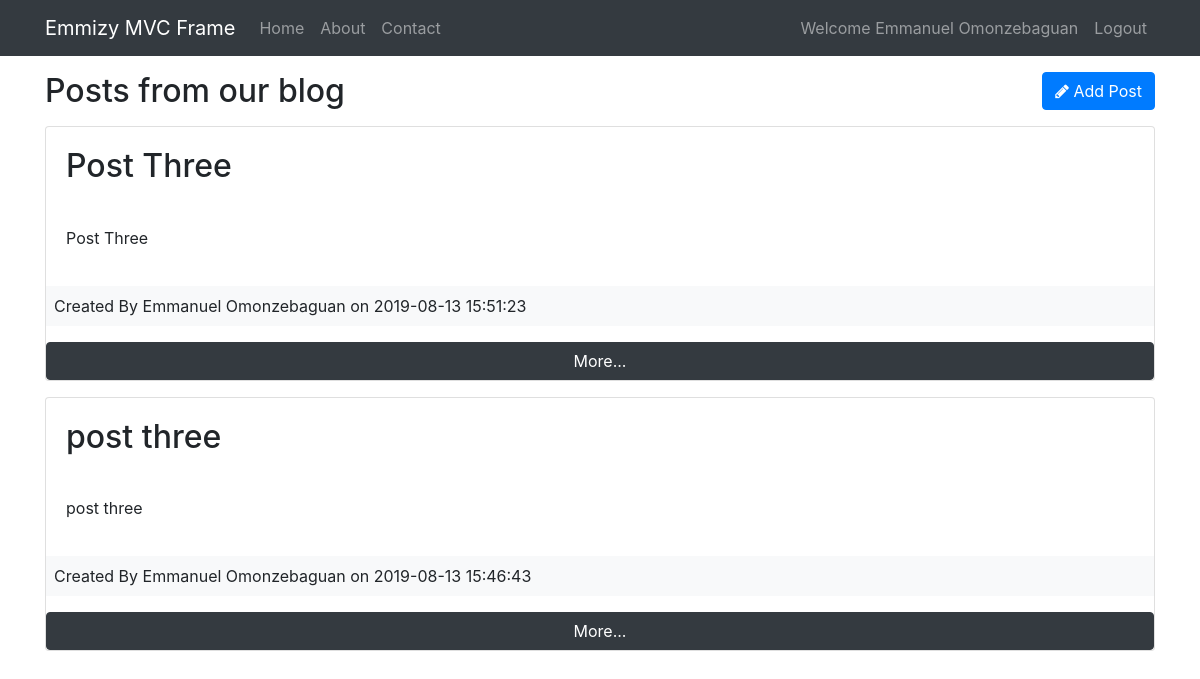
Page /posts/index (signed in) on the committed database.
### tables this page shows
CREATE TABLE `posts` (
  `id` int(11) NOT NULL,
  `user_id` int(11) NOT NULL,
  `title` varchar(255) NOT NULL,
  `body` text NOT NULL,
  `created_at` datetime NOT NULL DEFAULT current_timestamp()
);

CREATE TABLE `user` (
  `id` int(11) NOT NULL,
  `name` varchar(255) NOT NULL,
  `email` varchar(255) NOT NULL,
  `password` varchar(255) NOT NULL,
  `created_at` datetime NOT NULL DEFAULT current_timestamp()
);

### app/controllers/Posts.php (called while the page is built, shortened)
<?php
class Posts extends Controller{
    public function __construct()
    {
        $this->postModel = $this->model('Post');
    }
    public function index(){
        $posts = $this->postModel->getPosts();
        $data = [
            'posts' => $posts
        ];
        $this->view('posts/index', $data);
    }
}

### app/libraries/Core.php (called while the page is built, shortened)
<?php
  class Core {
    protected $currentMethod = 'index';
    public function __construct(){
      $url = $this->getUrl();
      if(isset($url[0]) && file_exists('../app/controllers/' . ucwords($url[0]). '.php')){
        unset($url[0]);
      }
      $this->currentController = new $this->currentController;
      if(isset($url[1])){
        if(method_exists($this->currentController, $url[1])){
          $this->currentMethod = $url[1];
          unset($url[1]);
        }
      }
      $this->params = $url ? array_values($url) : [];
      call_user_func_array([$this->currentController, $this->currentMethod], $this->params);
    }
    public function getUrl(){
      if(isset($_GET['url'])){
        $url = rtrim($_GET['url'], '/');
        $url = filter_var($url, FILTER_SANITIZE_URL);
        $url = explode('/', $url);
        return $url;
      }
    }
  }

### public/index.php (called while the page is built, shortened)
<?php
  $init = new Core;

### app/libraries/Database.php (called while the page is built, shortened)
<?php
  class Database {
    private $host = DB_HOST;
    private $user = DB_USER;
    private $pass = DB_PASS;
    private $dbname = DB_NAME;
    private $dbh;
    private $stmt;
    public function __construct(){
      $dsn = 'mysql:host=' . $this->host . ';dbname=' . $this->dbname;
      $options = array(
        PDO::ATTR_PERSISTENT => true,
        PDO::ATTR_ERRMODE => PDO::ERRMODE_EXCEPTION
      );
      try{
        $this->dbh = new PDO($dsn, $this->user, $this->pass, $options);
      } catch(PDOException $e){
        $this->error = $e->getMessage();
        echo $this->error;
      }
    }
    public function query($sql){
      $this->stmt = $this->dbh->prepare($sql);
    }
    public function execute(){
      return $this->stmt->execute();
    }
    public function resultSet(){
      $this->execute();
      return $this->stmt->fetchAll(PDO::FETCH_OBJ);
    }
  }

### app/models/Post.php (called while the page is built, shortened)
<?php
class Post {
    private $db;
    public function __construct()
    {
        $this->db = new Database;
    }
    public function getPosts(){
        $this->db->query('SELECT *,
                            posts.id as postId,
                            user.id as userId,
                            posts.created_at as postCreated,
                            user.created_at as userCreated
                            FROM posts
                            INNER JOIN user
                            ON posts.user_id = user.id
                            ORDER BY posts.created_at DESC');
        $result = $this->db->resultSet();
        return $result;
    }
}

### app/views/posts/index.php (the view, shortened to what this page needs)
<?php require APPROOT . '/views/inc/header.php'; ?>
  <div class="row ">
      <div class="col-md-8">
          <h2>Posts from our blog</h2>
      </div>
      <div class="col-md-4">
          <a class="btn btn-primary pull-right" href="<?php echo URLROOT ;?>/posts/add"><i class="fa fa-pencil"></i> Add Post</a>
      </div>
  </div>
  <?php foreach ($data['posts'] as $post) : ?>
        <div class="card mb-3 mt-2">
            <div class="card-body"><h2 class="card-text"><?php echo  $post->title ;?></h2></div>
            <p class="card-body">
                <?php echo  $post->title ;?>
            </p>
            <p class="card-title bg-light p-2 mb-3">
             Created By <?php echo $post->name ;?> on <?php echo  $post->postCreated ;?>
            </p>
            <a href="<?php echo URLROOT ;?>/posts/show/<?php echo $post->postId ;?>" class="btn btn-dark btn-block">More...</a>
        </div>
  <?php endforeach ;?>
<?php require APPROOT . '/views/inc/footer.php'; ?>

### app/libraries/Controller.php (shortened to what this page needs)
<?php
  class Controller {
    public function view($view, $data = []){
      if(file_exists('../app/views/' . $view . '.php')){
        require_once '../app/views/' . $view . '.php';
      } else {
        die('View does not exist');
      }
    }
  }

### app/views/inc/header.php (shortened to what this page needs)
<!DOCTYPE html>
<html lang="en">
<head>
  <link rel="stylesheet" href="https://maxcdn.bootstrapcdn.com/bootstrap/4.0.0-beta/css/bootstrap.min.css">
  <link href="https://maxcdn.bootstrapcdn.com/font-awesome/4.7.0/css/font-awesome.min.css" rel="stylesheet">
  <link rel="stylesheet" href="<?php echo URLROOT; ?>/css/bootstrap.css">
  <link rel="stylesheet" href="<?php echo URLROOT; ?>/css/fontawesome.min.css">
</head>
<body>
  <?php require APPROOT . '/views/inc/navbar.php'; ?>
  <div class="container">

### app/views/inc/navbar.php (shortened to what this page needs)
<nav class="navbar navbar-expand-lg navbar-dark bg-dark mb-3">
  <div class="container">
      <a class="navbar-brand" href="<?php echo URLROOT; ?>"><?php echo SITENAME; ?></a>
        <div class="collapse navbar-collapse" id="navbarsExampleDefault">
          <ul class="navbar-nav mr-auto">
            <li class="nav-item">
              <a class="nav-link" href="<?php echo URLROOT; ?>">Home</a>
            </li>
            <li class="nav-item">
              <a class="nav-link" href="<?php echo URLROOT; ?>/pages/about">About</a>
            </li>
            <li class="nav-item">
              <a class="nav-link" href="<?php echo URLROOT; ?>/pages/contact">Contact</a>
            </li>
          </ul>
          <ul class="navbar-nav ml-auto">
          <?php if(isset($_SESSION['user_id'])) : ?>
            <li class="nav-item">
              <a class="nav-link" href="#">Welcome <?php echo $_SESSION['name'] ;?></a>
            </li>
            <li class="nav-item">
              <a class="nav-link" href="<?php echo URLROOT; ?>/users/logout">Logout</a>
            </li>
        <?php endif ;?>
        </div>
  </div>
</nav>

### app/views/inc/footer.php (shortened to what this page needs)
  </div>
</body>
</html>

### rows in the picture
posts: title "Post Three", user.name "Emmanuel Omonzebaguan", created_at "2019-08-13 15:51:23"
posts: title "post three", user.name "Emmanuel Omonzebaguan", created_at "2019-08-13 15:46:43"

### other values in the picture
SITENAME "Emmizy MVC Frame"
$_SESSION['name'] "Emmanuel Omonzebaguan"
